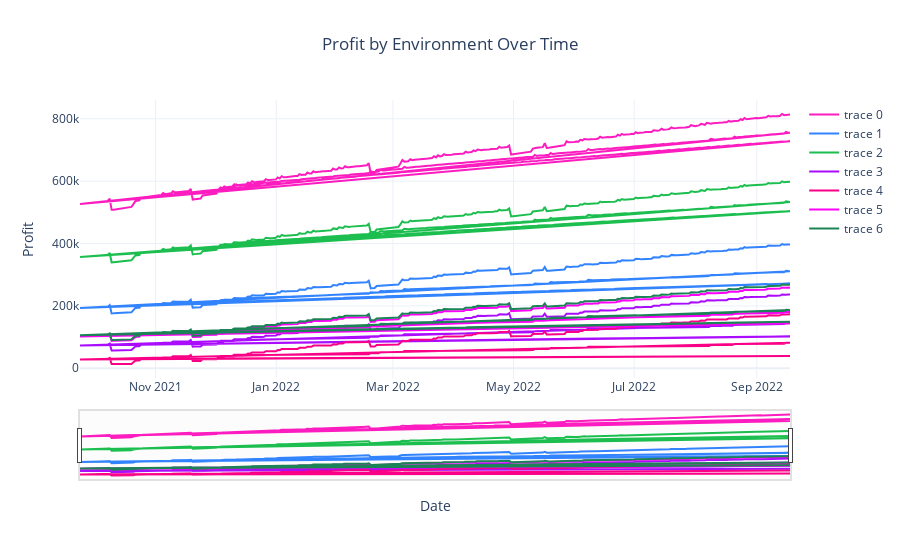

This figure's notebook cell:
### Code cell
visualizations.plot_profit_by_environment_over_time(df)

### Figure 1 — Plotly figure (JSON) as saved in the notebook; plotly's stock layout.template omitted (floating-point values rounded to 4 significant figures; data arrays with more than 128 entries replaced by an {"elided": "..."} marker saying what was removed)
{"data": [{"type": "scatter", "x": {"elided": "1080 str values"}, "y": {"elided": "1080 float values"}}, {"type": "scatter", "x": {"elided": "1080 str values"}, "y": {"elided": "1080 float values"}}, {"type": "scatter", "x": {"elided": "1080 str values"}, "y": {"elided": "1080 float values"}}, {"type": "scatter", "x": {"elided": "1080 str values"}, "y": {"elided": "1080 float values"}}, {"type": "scatter", "x": {"elided": "1080 str values"}, "y": {"elided": "1080 float values"}}, {"type": "scatter", "x": {"elided": "1080 str values"}, "y": {"elided": "1080 float values"}}, {"type": "scatter", "x": {"elided": "1080 str values"}, "y": {"elided": "1080 float values"}}], "layout": {"hovermode": "x unified", "legend": {"title": {"text": ""}}, "title": {"text": "Profit by Environment Over Time"}, "xaxis": {"rangeslider": {"visible": true}, "title": {"text": "Date"}, "type": "date"}, "yaxis": {"title": {"text": "Profit"}}}}
